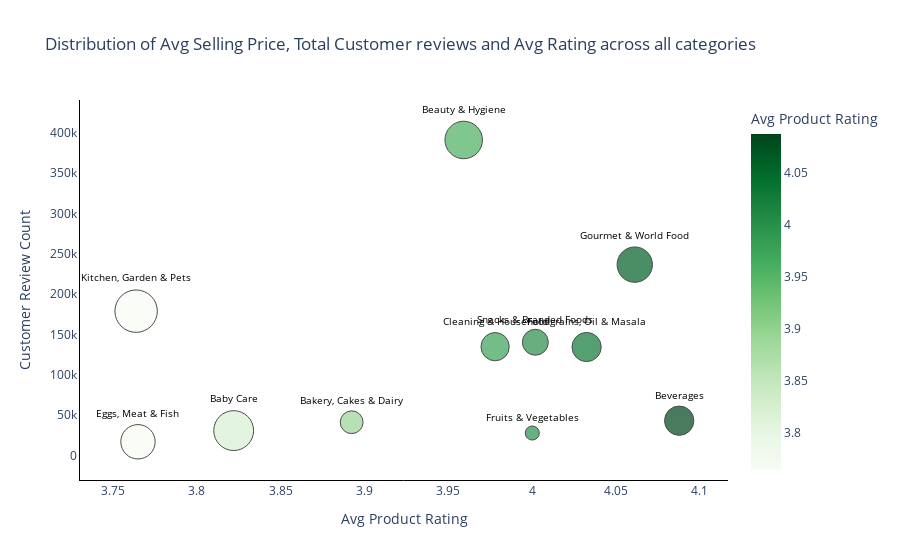

The notebook cell this image was saved under:
### Code cell
import plotly.express as px

# Create bubble chart with greenish color theme and adjusted category labels
fig = px.scatter(top_category, 
                 x='avg_product_rating', 
                 y='total_reviews', 
                 size='avg_selling_price',  # Size of bubbles determined by avg_selling_price
                 color='avg_product_rating',  # Color of bubbles determined by avg_product_rating
                 color_continuous_scale='greens',  # Greenish color theme
                 hover_data={'category': True,
                             'avg_selling_price': True,
                             'avg_product_rating': True},
                 title='Distribution of Avg Selling Price, Total Customer reviews and Avg Rating across all categories',
                 labels={'category': 'Category', 
                         'avg_selling_price': 'Avg Selling Price',
                         'avg_product_rating': 'Avg Product Rating'},
                 size_max=30,  # Adjust maximum bubble size as needed
                 text='category',  # Text labels for bubbles
                )

# Adjust label position, color, and size
fig.update_traces(textposition='top center',  # Place labels outside the bubbles
                  textfont_color='black',    # Set label color to black
                  textfont=dict(size=10),     # Set font size to 10
                  marker=dict(line=dict(width=1, color='black'))  # Add outline borders to bubbles
                 )

# Update layout to include visible axis lines
fig.update_layout(
    xaxis_title='Avg Product Rating',
    yaxis_title='Customer Review Count',
    plot_bgcolor='white',
    coloraxis_colorbar=dict(title='Avg Product Rating'),  # Color bar title for the color scale
    xaxis=dict(showline=True, linewidth=1, linecolor='black'),  # Show x-axis line
    yaxis=dict(showline=True, linewidth=1, linecolor='black')   # Show y-axis line
)

# Show the plot
fig.show()

### Figure 1 — Plotly figure (JSON) as saved in the notebook; plotly's stock layout.template omitted (floating-point values rounded to 4 significant figures)
{"data": [{"customdata": [["Beverages", 230.3], ["Gourmet & World Food", 334.9], ["Foodgrains, Oil & Masala", 228.8], ["Snacks & Branded Foods", 180.4], ["Fruits & Vegetables", 52.97], ["Cleaning & Household", 213.6], ["Beauty & Hygiene", 376.9], ["Bakery, Cakes & Dairy", 138.9], ["Baby Care", 425.1], ["Eggs, Meat & Fish", 316.4], ["Kitchen, Garden & Pets", 481.7]], "hovertemplate": "Avg Product Rating=%{marker.color}<br>total_reviews=%{y}<br>Avg Selling Price=%{customdata[1]}<br>Category=%{customdata[0]}<extra></extra>", "legendgroup": "", "marker": {"color": [4.088, 4.061, 4.032, 4.002, 4.0, 3.978, 3.959, 3.892, 3.822, 3.765, 3.764], "coloraxis": "coloraxis", "line": {"color": "black", "width": 1}, "size": [230.3, 334.9, 228.8, 180.4, 52.97, 213.6, 376.9, 138.9, 425.1, 316.4, 481.7], "sizemode": "area", "sizeref": 0.5353, "symbol": "circle"}, "mode": "markers+text", "name": "", "orientation": "v", "showlegend": false, "text": ["Beverages", "Gourmet & World Food", "Foodgrains, Oil & Masala", "Snacks & Branded Foods", "Fruits & Vegetables", "Cleaning & Household", "Beauty & Hygiene", "Bakery, Cakes & Dairy", "Baby Care", "Eggs, Meat & Fish", "Kitchen, Garden & Pets"], "textfont": {"color": "black", "size": 10}, "textposition": "top center", "type": "scatter", "x": [4.088, 4.061, 4.032, 4.002, 4.0, 3.978, 3.959, 3.892, 3.822, 3.765, 3.764], "xaxis": "x", "y": [43211, 236487, 134474, 140381, 27985, 134910, 390805, 41356, 30988, 17145, 178871], "yaxis": "y"}], "layout": {"coloraxis": {"colorbar": {"title": {"text": "Avg Product Rating"}}, "colorscale": [[0, "rgb(247,252,245)"], [0.125, "rgb(229,245,224)"], [0.25, "rgb(199,233,192)"], [0.375, "rgb(161,217,155)"], [0.5, "rgb(116,196,118)"], [0.625, "rgb(65,171,93)"], [0.75, "rgb(35,139,69)"], [0.875, "rgb(0,109,44)"], [1, "rgb(0,68,27)"]]}, "legend": {"itemsizing": "constant", "tracegroupgap": 0}, "plot_bgcolor": "white", "title": {"text": "Distribution of Avg Selling Price, Total Customer reviews and Avg Rating across all categories"}, "xaxis": {"anchor": "y", "domain": [0, 1], "linecolor": "black", "linewidth": 1, "showline": true, "title": {"text": "Avg Product Rating"}}, "yaxis": {"anchor": "x", "domain": [0, 1], "linecolor": "black", "linewidth": 1, "showline": true, "title": {"text": "Customer Review Count"}}}}
